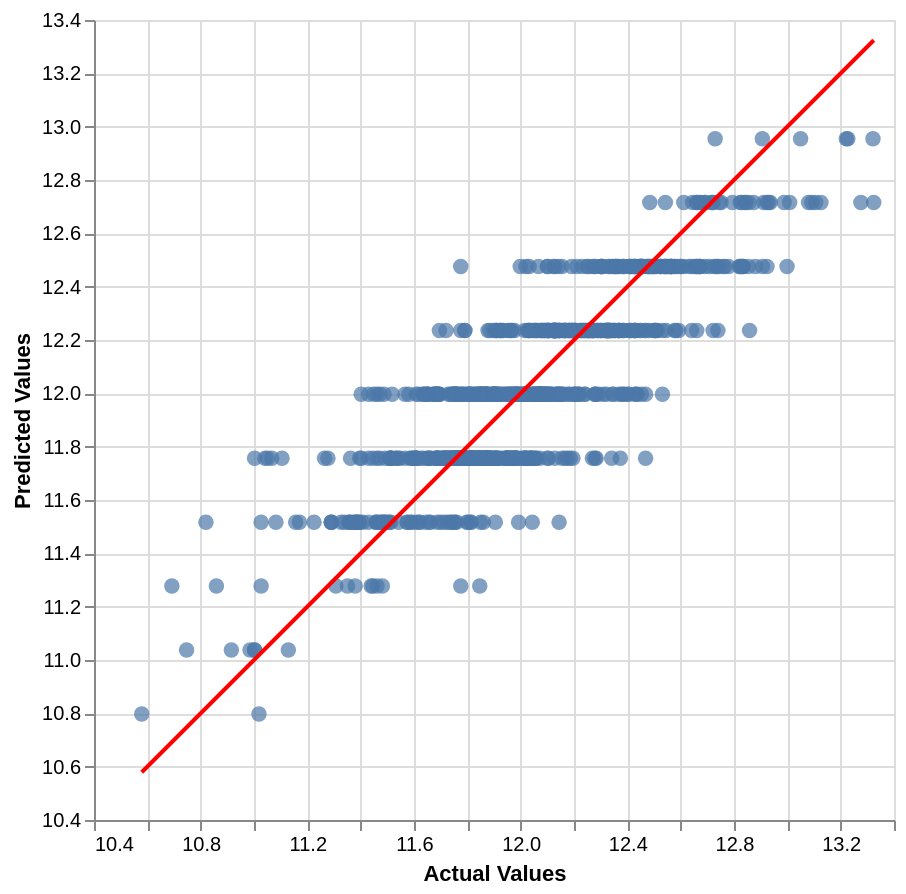

Notebook code for this chart:
### Markdown cell above
Since we evaluate these metrics more often, a function `f_evaluate_results()` has been defined, as part of the package 'utils_pieter'. This function also returns a scatter plot of the predicted vs actual values.

### Code cell
f_evaluate_results(
    ps_y_true = ps_y_log_test,
    ps_y_pred = ps_y_log_pred
)

### Figure 1 — Vega-Lite specification as saved in the notebook (floating-point values rounded to 4 significant figures; data arrays with more than 128 entries replaced by an {"elided": "..."} marker saying what was removed)
{"config": {"view": {"continuousWidth": 300, "continuousHeight": 300}}, "layer": [{"data": {"name": "data-02f438842fa55abde199996c33fe8e21"}, "mark": {"type": "circle", "size": 60}, "encoding": {"tooltip": [{"field": "Actual", "format": ".2f", "type": "quantitative"}, {"field": "Predicted", "format": ".2f", "type": "quantitative"}, {"field": "Row index", "type": "quantitative"}], "x": {"field": "Actual", "scale": {"domain": [10.58, 13.32]}, "title": "Actual Values", "type": "quantitative"}, "y": {"field": "Predicted", "scale": {"domain": [10.58, 13.32]}, "title": "Predicted Values", "type": "quantitative"}}}, {"data": {"name": "data-f22956311244afd64b0f37278d3eaa47"}, "mark": {"type": "line", "color": "red"}, "encoding": {"x": {"field": "x", "type": "quantitative"}, "y": {"field": "y", "type": "quantitative"}}}], "height": 400, "resolve": {"scale": {"x": "shared", "y": "shared"}}, "width": 400, "$schema": "https://vega.github.io/schema/vega-lite/v6.1.0.json", "datasets": {"data-02f438842fa55abde199996c33fe8e21": {"elided": "878 records"}, "data-f22956311244afd64b0f37278d3eaa47": [{"x": 10.58, "y": 10.58}, {"x": 13.32, "y": 13.32}]}}
